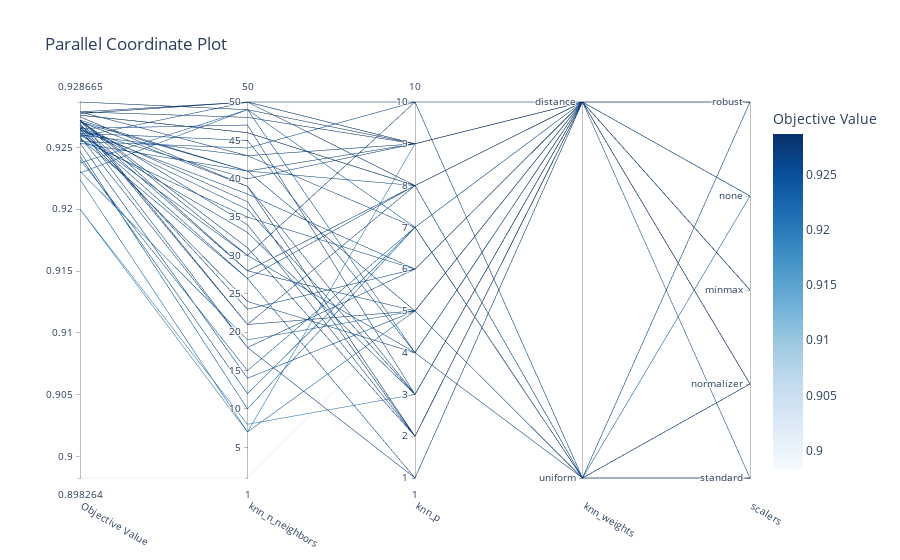

Write notebook code for a chart like this one.
### Code cell
optuna.visualization.plot_parallel_coordinate(study)

### Figure 1 — Plotly figure (JSON) as saved in the notebook; plotly's stock layout.template omitted (floating-point values rounded to 4 significant figures)
{"data": [{"dimensions": [{"label": "Objective Value", "range": [0.8983, 0.9287], "values": [0.9224, 0.92, 0.9265, 0.9229, 0.926, 0.92, 0.9255, 0.9272, 0.9243, 0.9253, 0.9264, 0.9261, 0.9271, 0.9265, 0.926, 0.9272, 0.9231, 0.9259, 0.9267, 0.9263, 0.9237, 0.9267, 0.9272, 0.8983, 0.9275, 0.9264, 0.9261, 0.9272, 0.9264, 0.9257, 0.9272, 0.9253, 0.9269, 0.9265, 0.9256, 0.924, 0.9268, 0.9271, 0.9271, 0.9247, 0.9276, 0.9276, 0.9276, 0.9279, 0.9287, 0.9277, 0.9277, 0.9259, 0.9279, 0.9279]}, {"label": "knn_n_neighbors", "range": [1, 50], "values": [7, 8, 36, 49, 43, 7, 44, 41, 12, 41, 27, 30, 34, 18, 33, 21, 19, 18, 23, 24, 49, 37, 31, 1, 39, 38, 45, 28, 40, 27, 30, 14, 21, 47, 35, 15, 28, 41, 39, 10, 46, 46, 46, 50, 49, 50, 50, 50, 48, 43]}, {"label": "knn_p", "range": [1, 10], "values": [5, 3, 3, 7, 7, 9, 10, 5, 7, 8, 1, 4, 2, 1, 3, 5, 5, 6, 6, 4, 4, 2, 2, 5, 2, 6, 4, 8, 9, 8, 10, 5, 8, 3, 6, 7, 5, 9, 3, 7, 8, 8, 8, 8, 9, 9, 9, 10, 9, 9]}, {"label": "knn_weights", "range": [0, 1], "ticktext": ["uniform", "distance"], "tickvals": [0, 1], "values": [0, 1, 1, 0, 0, 1, 0, 1, 1, 0, 1, 1, 1, 1, 1, 1, 1, 1, 1, 1, 1, 1, 1, 1, 1, 1, 0, 1, 1, 0, 1, 1, 1, 1, 1, 1, 0, 1, 1, 0, 1, 1, 1, 1, 1, 1, 1, 0, 1, 1]}, {"label": "scalers", "range": [0, 4], "ticktext": ["standard", "normalizer", "minmax", "none", "robust"], "tickvals": [0, 1, 2, 3, 4], "values": [0, 1, 2, 3, 0, 2, 1, 4, 2, 1, 4, 4, 4, 4, 4, 4, 3, 4, 4, 4, 3, 4, 4, 4, 4, 0, 4, 4, 4, 0, 1, 4, 4, 4, 2, 3, 0, 4, 2, 4, 1, 1, 1, 1, 1, 1, 1, 1, 1, 1]}], "labelangle": 30, "labelside": "bottom", "line": {"color": [0.9224, 0.92, 0.9265, 0.9229, 0.926, 0.92, 0.9255, 0.9272, 0.9243, 0.9253, 0.9264, 0.9261, 0.9271, 0.9265, 0.926, 0.9272, 0.9231, 0.9259, 0.9267, 0.9263, 0.9237, 0.9267, 0.9272, 0.8983, 0.9275, 0.9264, 0.9261, 0.9272, 0.9264, 0.9257, 0.9272, 0.9253, 0.9269, 0.9265, 0.9256, 0.924, 0.9268, 0.9271, 0.9271, 0.9247, 0.9276, 0.9276, 0.9276, 0.9279, 0.9287, 0.9277, 0.9277, 0.9259, 0.9279, 0.9279], "colorbar": {"title": {"text": "Objective Value"}}, "colorscale": [[0, "rgb(247,251,255)"], [0.125, "rgb(222,235,247)"], [0.25, "rgb(198,219,239)"], [0.375, "rgb(158,202,225)"], [0.5, "rgb(107,174,214)"], [0.625, "rgb(66,146,198)"], [0.75, "rgb(33,113,181)"], [0.875, "rgb(8,81,156)"], [1, "rgb(8,48,107)"]], "reversescale": false, "showscale": true}, "type": "parcoords"}], "layout": {"title": {"text": "Parallel Coordinate Plot"}}}
